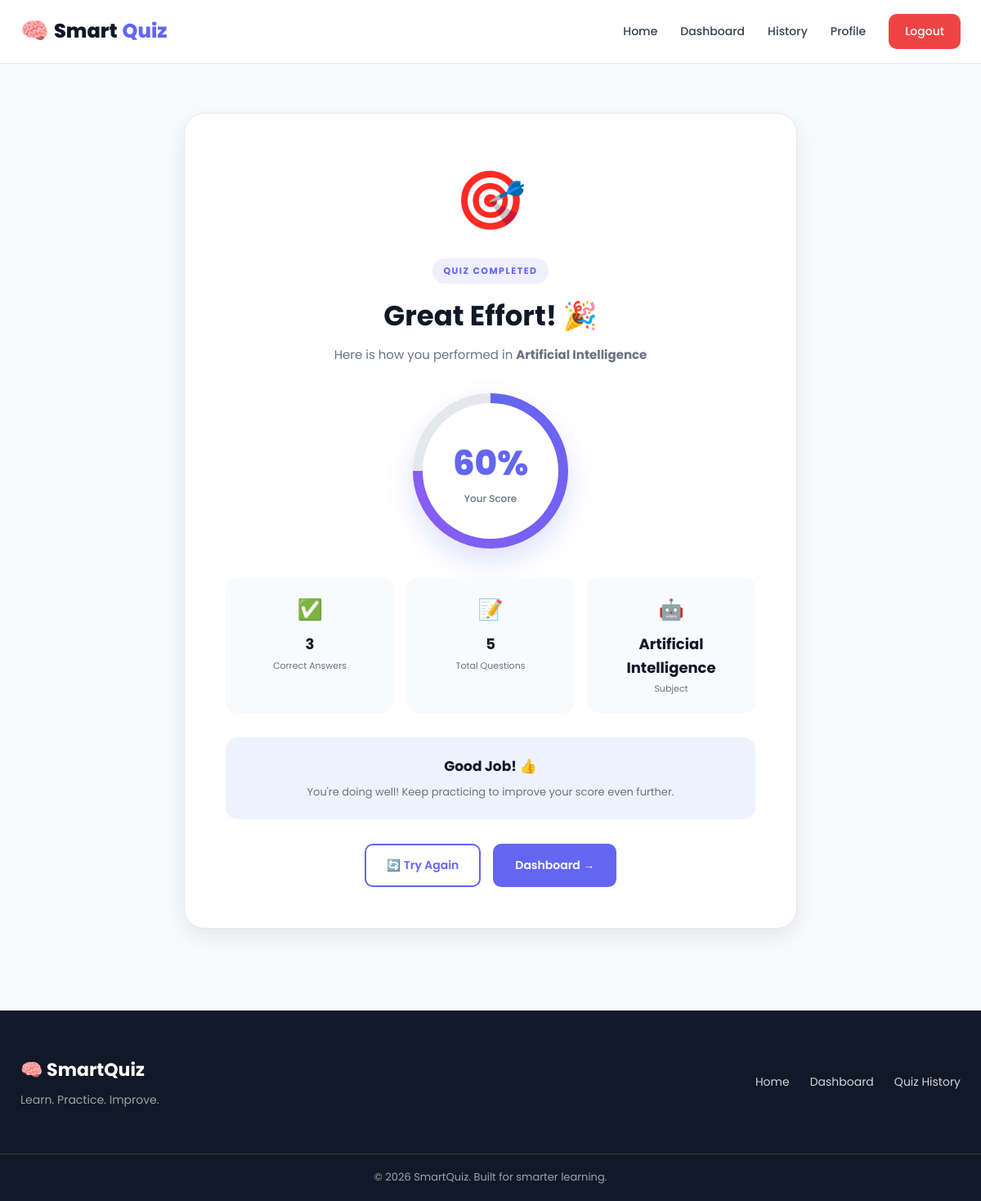
The app's page /result/1 (signed in) with its own data.
### tables this page shows
CREATE TABLE subjects (
            id INTEGER PRIMARY KEY AUTOINCREMENT,
            name TEXT UNIQUE NOT NULL,
            description TEXT,
            icon TEXT DEFAULT '📚'
        );

CREATE TABLE results (
            id INTEGER PRIMARY KEY AUTOINCREMENT,
            user_id INTEGER NOT NULL,
            subject_id INTEGER NOT NULL,
            score INTEGER DEFAULT 0,
            total_questions INTEGER DEFAULT 0,
            percentage REAL DEFAULT 0,
            completed_at TEXT DEFAULT CURRENT_TIMESTAMP,
            FOREIGN KEY (user_id) REFERENCES users (id),
            FOREIGN KEY (subject_id) REFERENCES subjects (id)
        );

### app.py (the view)
@app.route("/result/<int:result_id>")
@login_required
def result(result_id):
    conn = get_db_connection()
    quiz_result = conn.execute("""
        SELECT r.*,
               s.name AS subject_name,
               s.icon
        FROM results r
        JOIN subjects s ON r.subject_id = s.id
        WHERE r.id = ? AND r.user_id = ?
    """, (
        result_id,
        session["user_id"]
    )).fetchone()
    conn.close()
    if not quiz_result:
        flash("Result not found!", "danger")
        return redirect(url_for("dashboard"))
    return render_template(
        "result.html",
        result=quiz_result
    )

### app.py (called while the page is built)
def get_db_connection():
    conn = sqlite3.connect(DATABASE)
    conn.row_factory = sqlite3.Row
    return conn

def login_required(f):
    @wraps(f)
    def decorated_function(*args, **kwargs):
        if "user_id" not in session:
            flash("Please login first!", "warning")
            return redirect(url_for("login"))
        return f(*args, **kwargs)
    return decorated_function

### templates/result.html (shortened to what this page needs)
{% extends "base.html" %}
{% block content %}
<section class="result-page">
    <div class="result-container">
        <div class="result-card">
            <div class="result-icon-big">
                {% if result.percentage >= 80 %}
                    🏆
                {% elif result.percentage >= 50 %}
                    🎯
                {% else %}
                    💪
                {% endif %}
            </div>
            <span class="section-tag">
                QUIZ COMPLETED
            </span>
            <h1>Great Effort! 🎉</h1>
            <p class="result-subtitle">
                Here is how you performed in
                <strong>{{ result.subject_name }}</strong>
            </p>
            <div class="score-circle">
                <div class="score-circle-inner">
                    <span class="score-percentage">
                        {{ "%.0f"|format(result.percentage) }}%
                    </span>
                    <span class="score-label">
                        Your Score
                    </span>
                </div>
            </div>
            <div class="result-details">
                <div class="result-detail-item">
                    <span class="detail-icon">✅</span>
                    <div>
                        <strong>{{ result.score }}</strong>
                        <p>Correct Answers</p>
                    </div>
                </div>
                <div class="result-detail-item">
                    <span class="detail-icon">📝</span>
                    <div>
                        <strong>{{ result.total_questions }}</strong>
                        <p>Total Questions</p>
                    </div>
                </div>
                <div class="result-detail-item">
                    <span class="detail-icon">
                        {{ result.icon }}
                    </span>
                    <div>
                        <strong>{{ result.subject_name }}</strong>
                        <p>Subject</p>
                    </div>
                </div>
            </div>
            <div class="performance-message">
                {% if result.percentage >= 80 %}
                    <h3>Excellent Performance! 🌟</h3>
                    <p>
                        Amazing work! You have demonstrated a strong
                        understanding of this subject. Keep it up!
                    </p>
                {% elif result.percentage >= 50 %}
                    <h3>Good Job! 👍</h3>
                    <p>
                        You're doing well! Keep practicing to improve
                        your score even further.
                    </p>
                {% else %}
                    <h3>Keep Practicing! 💪</h3>
                    <p>
                        Every quiz is a learning opportunity.
                        Review the subject and try again!
                    </p>
                {% endif %}
            </div>
            <div class="result-actions">
                <a
                    href="{{ url_for('quiz', subject_id=result.subject_id) }}"
                    class="btn btn-outline"
                >
                    🔄 Try Again
                </a>
                <a
                    href="{{ url_for('dashboard') }}"
                    class="btn btn-primary"
                >
                    Dashboard →
                </a>
            </div>
        </div>
    </div>
</section>
{% endblock %}

### static/style.css (style rules this page uses)
:root { --primary: #6366f1; --primary-dark: #4f46e5; --secondary: #8b5cf6; --accent: #06b6d4; --dark: #111827; --dark-light: #1f2937; --text: #374151; --text-light: #6b7280; --white: #ffffff; --background: #f8fafc; --border: #e5e7eb; --success: #10b981; --warning: #f59e0b; --danger: #ef4444; --shadow: 0 10px 30px rgba(0, 0, 0, 0.08); --shadow-lg: 0 20px 50px rgba(0, 0, 0, 0.12); --radius: 16px; --transition: all 0.3s ease; }
* { margin: 0; padding: 0; box-sizing: border-box; }
html { scroll-behavior: smooth; }
body { font-family: "Poppins", sans-serif; background: var(--background); color: var(--text); line-height: 1.6; overflow-x: hidden; }
a { text-decoration: none; color: inherit; }
.btn { display: inline-flex; align-items: center; justify-content: center; gap: 8px; padding: 13px 25px; border-radius: 10px; font-size: 14px; font-weight: 600; transition: var(--transition); }
.btn-primary { background: var(--primary); color: white; border: 2px solid var(--primary); }
.btn-outline { background: transparent; color: var(--primary); border: 2px solid var(--primary); }
.section-tag { display: inline-block; font-size: 11px; font-weight: 700; letter-spacing: 1.5px; color: var(--primary); background: rgba(99, 102, 241, 0.1); padding: 7px 13px; border-radius: 20px; }
.result-page { min-height: calc(100vh - 150px); padding: 60px 25px 100px; display: flex; justify-content: center; }
.result-container { width: 100%; max-width: 750px; }
.result-card { background: white; border: 1px solid var(--border); border-radius: 25px; padding: 50px; text-align: center; box-shadow: var(--shadow); }
.result-icon-big { font-size: 70px; margin-bottom: 15px; animation: float 3s ease-in-out infinite; }
.result-card h1 { color: var(--dark); font-size: 34px; margin: 12px 0 8px; }
.result-subtitle { color: var(--text-light); font-size: 15px; }
.score-circle { width: 190px; height: 190px; margin: 35px auto; border-radius: 50%; background: conic-gradient( var(--primary) 0deg, var(--secondary) 270deg, #e5e7eb 270deg ); display: flex; align-items: center; justify-content: center; padding: 12px; box-shadow: 0 15px 35px rgba(99, 102, 241, 0.2); }
.score-circle-inner { width: 100%; height: 100%; border-radius: 50%; background: white; display: flex; flex-direction: column; align-items: center; justify-content: center; }
.score-percentage { font-size: 42px; font-weight: 800; color: var(--primary); }
.score-label { color: var(--text-light); font-size: 12px; font-weight: 500; }
.result-details { display: grid; grid-template-columns: repeat(3, 1fr); gap: 15px; margin-bottom: 30px; }
.result-detail-item { background: var(--background); border-radius: 14px; padding: 20px 10px; }
.detail-icon { display: block; font-size: 25px; margin-bottom: 8px; }
.result-detail-item strong { display: block; color: var(--dark); font-size: 18px; margin-bottom: 3px; }
.result-detail-item p { color: var(--text-light); font-size: 11px; }
.performance-message { background: #eef2ff; border-radius: 15px; padding: 22px; margin-bottom: 30px; }
.performance-message h3 { color: var(--dark); font-size: 17px; margin-bottom: 7px; }
.performance-message p { color: var(--text-light); font-size: 13px; line-height: 1.7; }
.result-actions { display: flex; justify-content: center; gap: 15px; flex-wrap: wrap; }

### records on screen
subjects: subject_name "Artificial Intelligence", icon "🤖"
results: percentage "60", score "3", total_questions "5"
